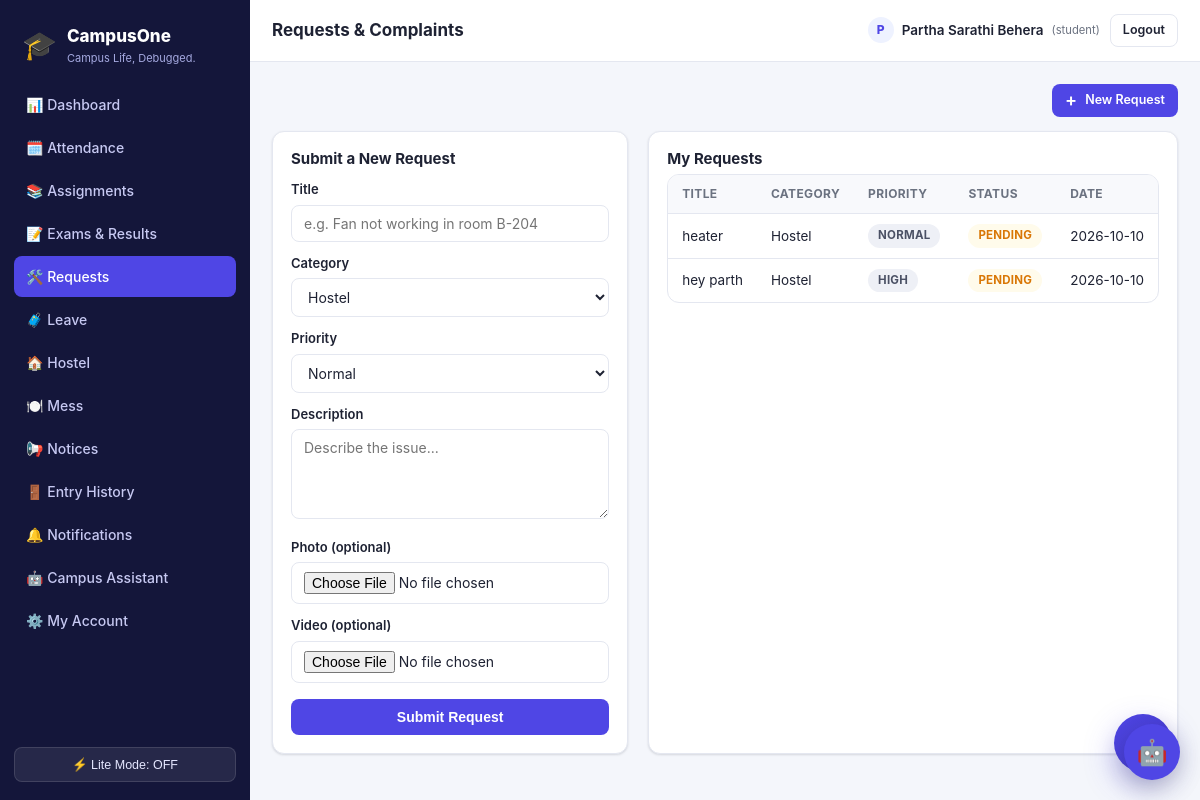
The page /student/requests (signed in) on the database its author committed.
### tables this page shows
CREATE TABLE requests (
    id INTEGER PRIMARY KEY AUTOINCREMENT,
    student_id INTEGER REFERENCES students(id),
    title TEXT NOT NULL,
    description TEXT,
    category TEXT NOT NULL,
    priority TEXT NOT NULL DEFAULT 'Normal' CHECK(priority IN ('Low','Normal','High','Urgent')),
    photo TEXT,
    video TEXT,
    status TEXT NOT NULL DEFAULT 'Pending' CHECK(status IN ('Pending','Assigned','In Progress','Resolved','Rejected','Reopened')),
    assigned_to TEXT,
    assigned_at TEXT,
    resolution_note TEXT,
    created_by_role TEXT DEFAULT 'student',
    created_at TEXT DEFAULT (datetime('now')),
    updated_at TEXT DEFAULT (datetime('now'))
);

### blueprints/student.py (the view, shortened to what this page needs)
@bp.route("/requests", methods=["GET", "POST"])
@role_required("student", "faculty", "admin", "warden", "mess", "frontdesk")
def requests_view():
    current_role = session.get("role")
    st = get_student() if current_role == "student" else None
    if current_role == "student":
        my_requests = query_db(
            "SELECT * FROM requests WHERE student_id = ? ORDER BY created_at DESC", (st["id"],)
        )
    else:
        my_requests = query_db(
            "SELECT * FROM requests WHERE created_by_role = ? ORDER BY created_at DESC", (current_role,)
        )
    return render_template("student/requests.html", requests=my_requests, current_role=current_role)

### blueprints/student.py (called while the page is built)
def get_student():
    return query_db("SELECT * FROM students WHERE user_id = ?", (session["user_id"],), one=True)

### utils/auth_utils.py (called while the page is built)
def role_required(*roles):
    def decorator(view):
        @functools.wraps(view)
        def wrapped(**kwargs):
            if session.get("user_id") is None:
                return redirect(url_for("auth.login", next=request.path))
            if session.get("role") not in roles:
                abort(403)
            return view(**kwargs)
        return wrapped
    return decorator

def gen_csrf_token():
    if "csrf_token" not in session:
        session["csrf_token"] = secrets.token_hex(16)
    return session["csrf_token"]

### utils/db.py (called while the page is built)
def get_db():
    if "db" not in g:
        g.db = sqlite3.connect(current_app.config["DATABASE"], detect_types=sqlite3.PARSE_DECLTYPES)
        g.db.row_factory = sqlite3.Row
        g.db.execute("PRAGMA foreign_keys = ON")
    return g.db

def query_db(query, args=(), one=False):
    cur = get_db().execute(query, args)
    rv = cur.fetchall()
    cur.close()
    return (rv[0] if rv else None) if one else rv

### templates/student/requests.html (shortened to what this page needs)
{% extends "base.html" %}
{% block page_title %}Requests & Complaints{% endblock %}
{% block content %}
<div class="section-title" style="margin-bottom:14px; display:flex; justify-content:space-between; align-items:center; gap:12px;">
  <a href="#new-request-form" class="btn btn-primary btn-sm" aria-label="Add new request" style="display:inline-flex; align-items:center; gap:8px;">
    <span style="font-size:18px; line-height:1;">+</span> New Request
  </a>
</div>
<a href="#new-request-form" class="floating-btn" aria-label="Add new request">+</a>
<div class="grid" style="grid-template-columns: 1fr 1.4fr; gap:20px;">
  <div class="card" id="new-request-form">
    <h3>Submit a New Request</h3>
    <form method="post" enctype="multipart/form-data" data-offline-queue>
      <label>Title</label>
      <input type="text" name="title" required maxlength="120" placeholder="e.g. Fan not working in room B-204">
      <label>Category</label>
      <select name="category" required>
        <option>Hostel</option><option>Mess</option><option>Academic</option><option>IT</option>
      </select>
      <label>Priority</label>
      <select name="priority">
        <option value="Normal" selected>Normal</option>
      </select>
      <label>Description</label>
      <textarea name="description" placeholder="Describe the issue..."></textarea>
      <label>Photo (optional)</label>
      <input type="file" name="photo" accept=".jpg,.jpeg,.png,.webp">
      <label>Video (optional)</label>
      <input type="file" name="video" accept=".mp4,.mov,.webm">
      <button type="submit" class="btn btn-primary btn-block" style="margin-top:16px;">Submit Request</button>
    </form>
  </div>
  <div class="card">
    <h3>{% if current_role == 'student' %}My Requests{% else %}My Submitted Issues{% endif %}</h3>
    <div class="table-wrap">
      <table>
        <thead><tr><th>Title</th><th>Category</th><th>Priority</th><th>Status</th><th>Date</th></tr></thead>
        <tbody>
        {% for r in requests %}
          <tr onclick="window.location='{{ url_for('student.request_detail', rid=r.id) }}'" style="cursor:pointer">
            <td>{{ r.title }}</td>
            <td>{{ r.category }}</td>
            <td><span class="badge badge-neutral">{{ r.priority }}</span></td>
            <td>
              {% set map = {'Pending':'warning','Assigned':'info','In Progress':'info','Resolved':'success','Rejected':'danger','Reopened':'danger'} %}
              <span class="badge badge-{{ map.get(r.status, 'neutral') }}">{{ r.status }}</span>
            </td>
            <td>{{ r.created_at[:10] }}</td>
          </tr>
        {% else %}
          <tr><td colspan="5" class="muted">No requests submitted yet.</td></tr>
        {% endfor %}
        </tbody>
      </table>
    </div>
  </div>
</div>
{% endblock %}

### templates/base.html (shortened to what this page needs)
<!DOCTYPE html>
<html lang="en" data-lite="{{ 'true' if lite_mode else 'false' }}">
<head>
<link rel="stylesheet" href="{{ url_for('static', filename='css/style.css') }}">
</head>
<body class="{{ 'lite' if lite_mode else '' }}">
{% if session.user_id %}
<div class="app-shell">
  <aside class="sidebar" id="sidebar">
    <div class="brand">
      <span class="brand-emoji">🎓</span>
      <div>
        <div class="brand-name">{{ app_name }}</div>
        <div class="brand-tag">{{ tagline }}</div>
      </div>
    </div>
    <nav class="nav">
      {% set role = session.role %}
      {% if role == 'student' %}
        <a href="{{ url_for('student.dashboard') }}" class="{{ 'active' if request.endpoint=='student.dashboard' }}">📊 Dashboard</a>
        <a href="{{ url_for('student.attendance') }}" class="{{ 'active' if request.endpoint=='student.attendance' }}">🗓️ Attendance</a>
        <a href="{{ url_for('student.assignments') }}" class="{{ 'active' if request.endpoint=='student.assignments' }}">📚 Assignments</a>
        <a href="{{ url_for('student.exams') }}" class="{{ 'active' if request.endpoint=='student.exams' }}">📝 Exams &amp; Results</a>
        <a href="{{ url_for('student.requests_view') }}" class="{{ 'active' if request.endpoint in ['student.requests_view','student.request_detail'] }}">🛠️ Requests</a>
        <a href="{{ url_for('student.leave') }}" class="{{ 'active' if request.endpoint=='student.leave' }}">🧳 Leave</a>
        <a href="{{ url_for('student.hostel') }}" class="{{ 'active' if request.endpoint=='student.hostel' }}">🏠 Hostel</a>
        <a href="{{ url_for('student.mess') }}" class="{{ 'active' if request.endpoint=='student.mess' }}">🍽️ Mess</a>
        <a href="{{ url_for('student.notices') }}" class="{{ 'active' if request.endpoint=='student.notices' }}">📢 Notices</a>
        <a href="{{ url_for('student.entry_history') }}" class="{{ 'active' if request.endpoint=='student.entry_history' }}">🚪 Entry History</a>
        <a href="{{ url_for('student.notifications') }}" class="{{ 'active' if request.endpoint=='student.notifications' }}">🔔 Notifications</a>
        <a href="{{ url_for('student.assistant') }}" class="{{ 'active' if request.endpoint=='student.assistant' }}">🤖 Campus Assistant</a>
      {% endif %}
      <a href="{{ url_for('common.account') }}" class="{{ 'active' if request.endpoint=='common.account' }}">⚙️ My Account</a>
    </nav>
    <form method="post" action="{{ url_for('common.toggle_lite_mode') }}" class="lite-toggle-form">
      <button type="submit" class="lite-toggle">{{ '🐢 Lite Mode: ON' if lite_mode else '⚡ Lite Mode: OFF' }}</button>
    </form>
  </aside>
  <div class="main">
    <header class="topbar">
      <div class="topbar-title">{% block page_title %}{% endblock %}</div>
      <div class="topbar-right">
        <a href="{{ url_for('common.account') }}" class="user-chip" style="display:flex;align-items:center;gap:8px;color:inherit;">
          {% if current_user_photo %}
            <img src="{{ url_for('uploaded_file', filename=current_user_photo) }}" alt=""
                 style="width:26px;height:26px;border-radius:50%;object-fit:cover;">
          {% else %}
            <span style="width:26px;height:26px;border-radius:50%;background:var(--primary-light);color:var(--primary);
                        display:inline-flex;align-items:center;justify-content:center;font-weight:800;font-size:12px;">{{ session.name[0]|upper }}</span>
          {% endif %}
          {{ session.name }} <small>({{ session.role }})</small>
        </a>
        <a href="{{ url_for('auth.logout') }}" class="btn btn-ghost btn-sm">Logout</a>
      </div>
    </header>
    <main class="content">
      {% block content %}{% endblock %}
    </main>
  </div>
</div>
<div class="campus-chat" id="campus-chat">
  <button class="campus-chat-toggle" id="campus-chat-toggle" type="button"
          aria-label="Open campus assistant" aria-expanded="false" aria-controls="campus-chat-panel">🤖</button>
</div>
{% endif %}
</body>
</html>

### templates/student/requests.html (style rules this page uses)
.floating-btn { position: fixed; right: 28px; bottom: 28px; width: 58px; height: 58px; border-radius: 50%; background: linear-gradient(135deg, var(--primary), var(--primary-dark)); color: white; display: flex; align-items: center; justify-content: center; font-size: 32px; line-height: 1; box-shadow: 0 12px 30px rgba(79, 70, 229, 0.35); text-decoration: none; z-index: 50; }

### rows shown on the page
requests: role "student", title "heater", category "Hostel", priority "NORMAL", status "PENDING", created_at "2026-10-10"
requests: title "hey parth", category "Hostel", priority "HIGH", status "PENDING", created_at "2026-10-10"

### other values the page prints
{{ app_name }} "CampusOne"
{{ tagline }} "Campus Life, Debugged."
{{ '🐢 Lite Mode: ON' if lite_mode else '⚡ Lite Mode: OFF' }} "⚡ Lite Mode: OFF"
{{ session.name[0]|upper }} "P"
{{ session.name }} "Partha Sarathi Behera"
